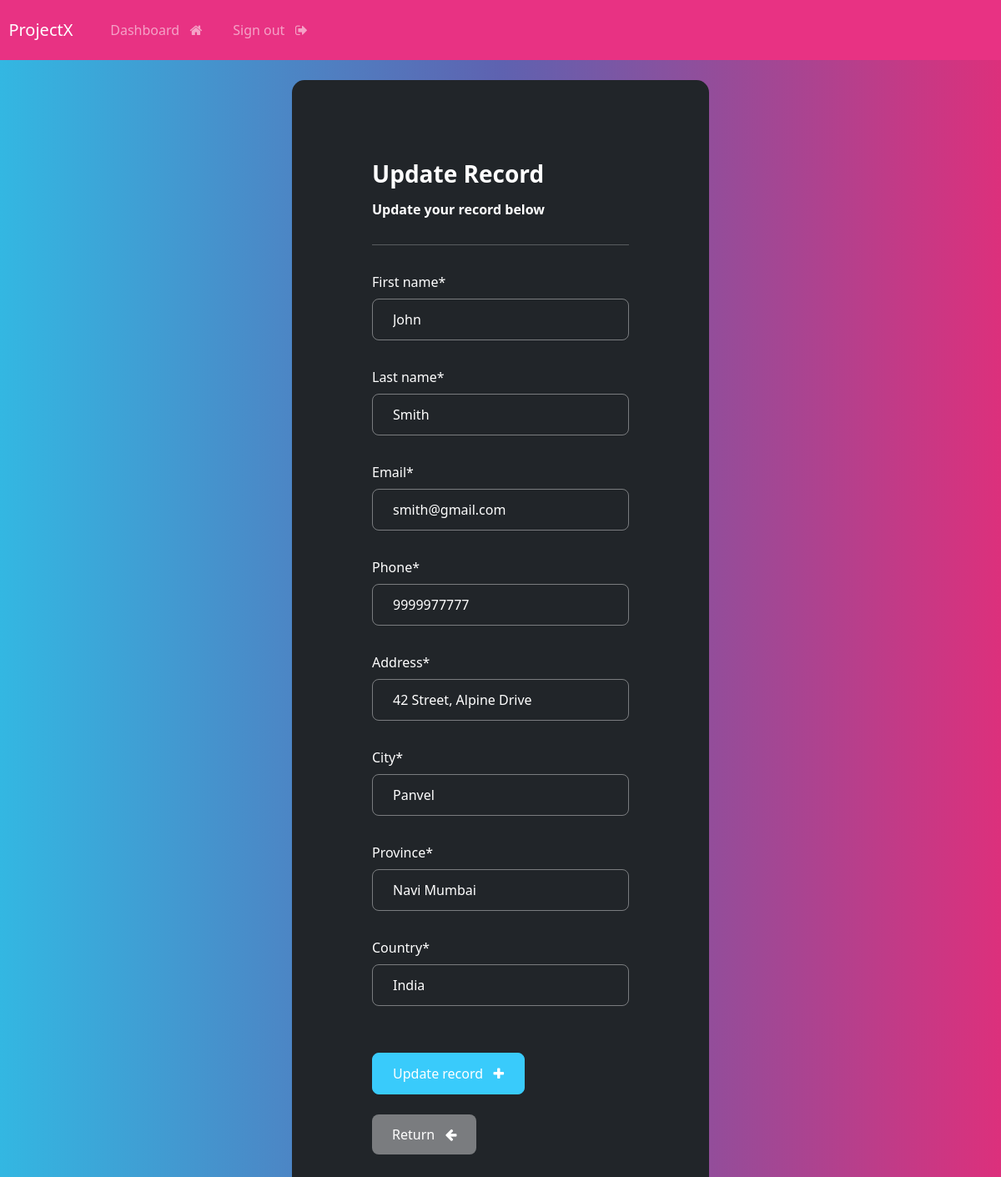
The app's page /update-record/1 (signed in) with its own data.
### webapp/models.py (models this page shows, shortened)
class Record(models.Model):
    creation_date = models.DateTimeField(auto_now_add=True)
    first_name = models.CharField(max_length=100)
    last_name = models.CharField(max_length=100)
    email = models.CharField(max_length=255)
    phone = models.CharField(max_length=20)
    address = models.CharField(max_length=200)
    city = models.CharField(max_length=200)
    province = models.CharField(max_length=200)
    country = models.CharField(max_length=200)

### webapp/views.py (the view)
# urls.py: path('update-record/<int:pk>', views.update_record, name="update-record"),
@login_required(login_url='login')
def update_record(request, pk):
    record = Record.objects.get(id=pk)
    form = UpdateRecordForm(instance=record)
    if request.method == "POST":
        form = UpdateRecordForm(request.POST, instance=record)
        if form.is_valid():
            form.save()
            messages.success(request, "Your record updated successfully")
            return redirect('dashboard')
    context = {'form' : form}
    return render(request, 'webapp/update-record.html', context=context)

### webapp/forms.py
class UpdateRecordForm(forms.ModelForm):
    class Meta:
        model = Record
        fields = ['first_name', 'last_name', 'email', 'phone', 'address', 'city', 'province', 'country']

### webapp/templates/webapp/update-record.html (shortened to what this page needs)
{% extends "webapp/base.html" %}
{% load crispy_forms_tags %}
{% block content %}
    <body>
        <div class="container bg-dark shadow-md p-5 form-layout">
            <h3>Update Record </h3>
            <h6>Update your record below</h6>
            <hr>
            <form method="POST" autocomplete="off">
                {{form.first_name|as_crispy_field}}
                {{form.last_name|as_crispy_field}}
                {{form.email|as_crispy_field}}
                {{form.phone|as_crispy_field}}
                {{form.address|as_crispy_field}}
                {{form.city|as_crispy_field}}
                {{form.province|as_crispy_field}}
                {{form.country|as_crispy_field}}
            <br>
            <button type="submit" class="btn btn-info">
                Update record &nbsp; <i class="fa fa-plus" aria-hidden="true"></i>
            </button>
            <br>
            <br>
            <a href="{% url 'dashboard' %}" class="btn btn-secondary">
                Return &nbsp; <i class="fa fa-arrow-left" aria-hidden="true"></i>
            </a>
            </form>
        </div>
        <br>
    </body>
{% endblock content %}

### static/css/style.css (style rules this page uses)
.form-layout { border-radius: 15px; width: 500px; }

### records on screen
Record: first_name "John", last_name "Smith", email "smith@gmail.com", phone "9999977777", address "42 Street, Alpine Drive", city "Panvel", province "Navi Mumbai", country "India"
